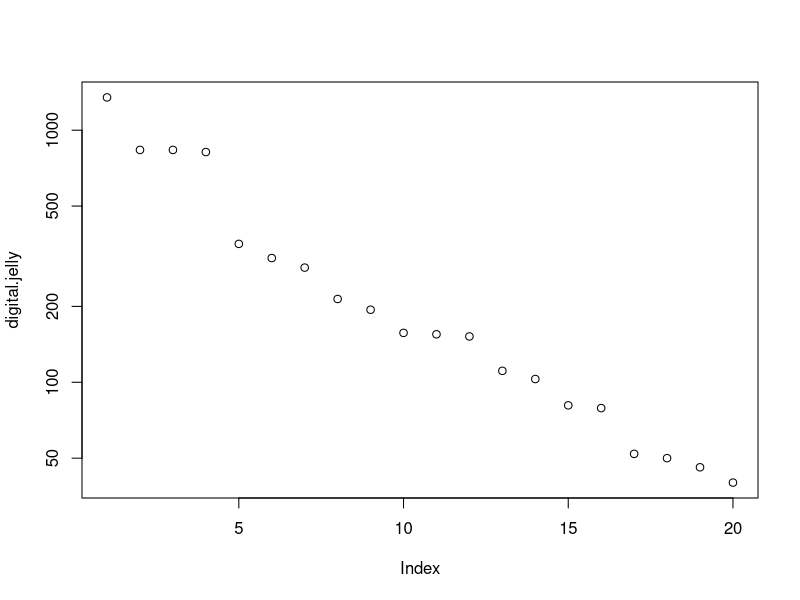
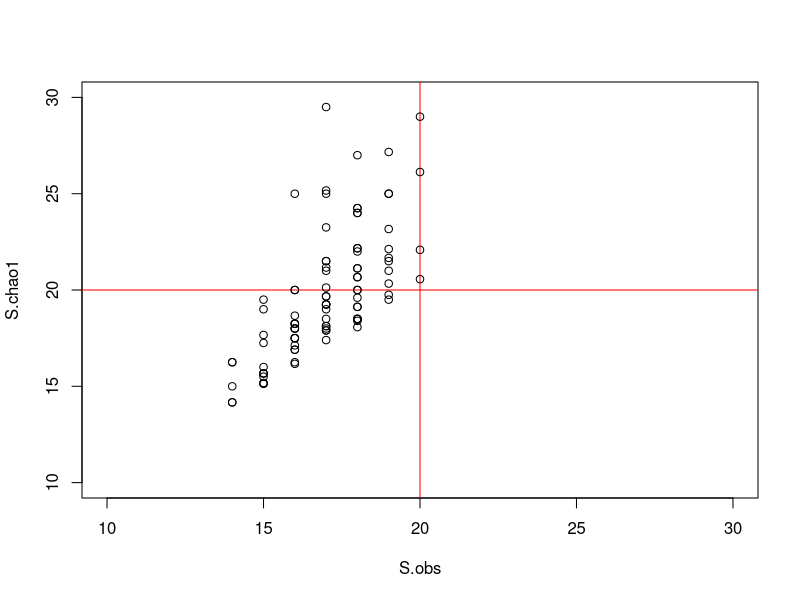

Source code (R) for these figures, in order:
## ---- chunk 1
# clear up the environment
rm(list = ls())
#clear the console
cat("\f")
## ---- chunk 2
for(i in 1:10){
  print(i)
}
## ---- chunk 3
x <- c("apples", "oranges", "bananas", "strawberries")

for (i in seq(x)) {
    print(x[i])
}
## ---- chunk 4
if (!require("stringr")) install.packages("stringr")
library(stringr)

for (i in seq(x)) {
    print(str_sub(x[i],1,-2))
}
## ---- chunk 5
set.seed(6)
digital.jelly <- round(rlnorm(n = 20, meanlog = 5 ))
digital.jelly <- sort(digital.jelly,decreasing = T)
names(digital.jelly) <- paste0("species.",LETTERS[seq(digital.jelly)])
plot(digital.jelly, log='y')
## ---- chunk 6
sample.community <- function (x,n){
  survey <- sample(seq(x),size = n, replace = T,prob = x)
  survey.sum <- rep(0, length(x))
  for (i in survey){
    survey.sum[i]<-survey.sum[i]+1
  }
  return(survey.sum)
}
## ---- chunk 7
# Functions from alpha diversity handout
S.obs <- function(x = ""){
  rowSums(x > 0) * 1
}

S.chao1 <- function(x = ""){
  S.obs(x) + (sum(x == 1)^2) / (2 * sum(x == 2))
}
## ---- chunk 8
S.true <- length(digital.jelly)
plot(0, t="n", xlim=c(S.true/2, 1.5*S.true), ylim=c(S.true/2, 1.5*S.true), 
     xlab="S.obs", ylab="S.chao1")
abline(h=S.true,v = S.true, col="red")
N <- 100
for ( i in 1:100){
  sample.dj <- sample.community(digital.jelly,N)
  x<-S.obs(t(sample.dj))
  y<-S.chao1(t(sample.dj))
  points(x,y)
}
